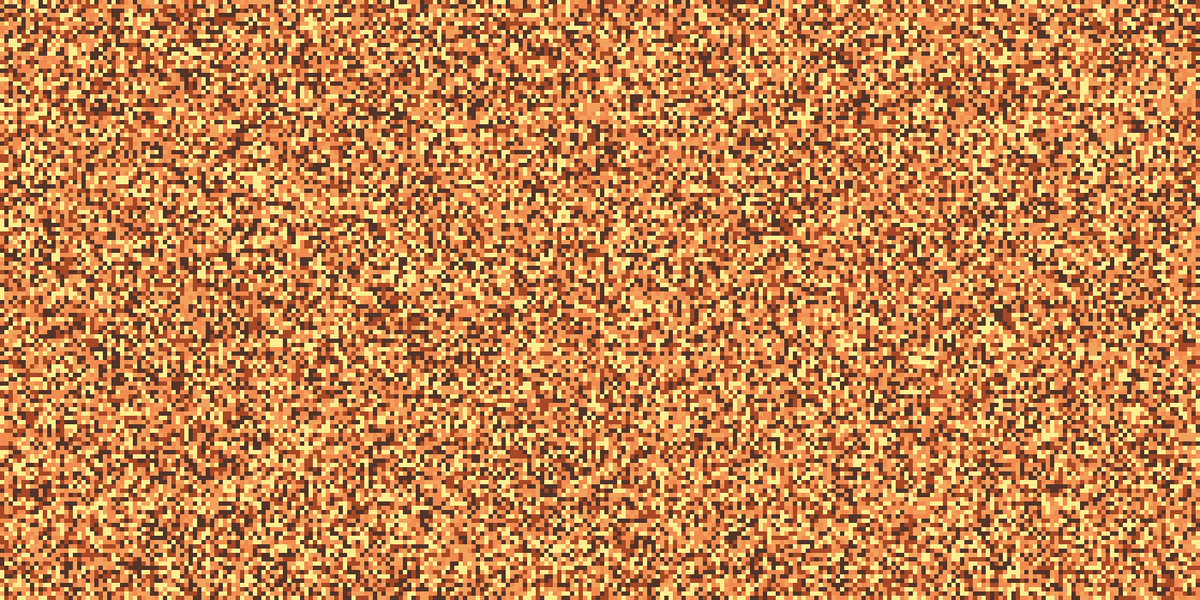
Frame 1 (no input)
Frame 60 (the mouse pressed at the canvas centre just before this capture): identical to frame 1, image omitted
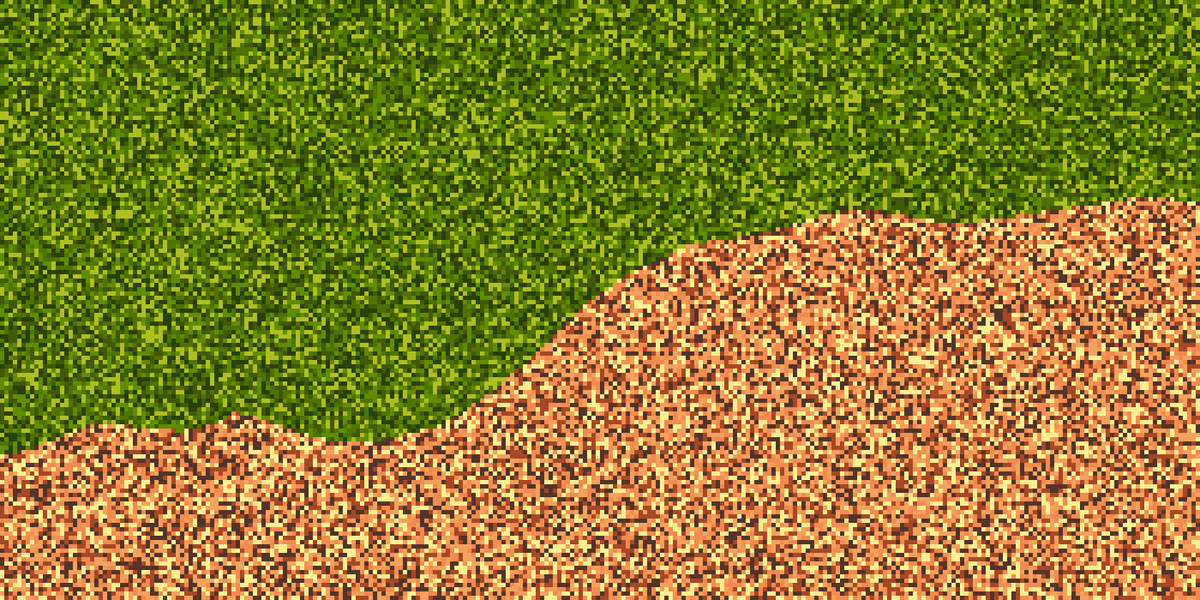
Frame 120 (the mouse held since frame 60 and released just before this capture)

The Processing sketch that drew these frames (run headless with seeded random() and noise(); from frame 60 on, the mouse is pressed at the canvas centre):

// Processing sketch: processing_109754
// ── processing_109754.pde

color[][] palette3 = {
  { #02738C, #1F3C57, #142426, #9CD97E, #024059 },
  { #3BA7BF, #427283, #4F5951, #52751A, #025949 },
  { #3390A5, #F5D6B8, #8C8579, #22470B, #02734A },
  { #3BB2BF, #C0997F, #F2EADF, #171C04 , #038C4C},
  { #D7EFF2, #90372B, #BFB3A8, #382507 , #F29C50} };

  color[][] palette2 = {          //
  { #0E2827, #235466, #0E2827, #142426, #90372B },
  { #142D31, #3F85A1, #142D31, #4F5951, #364742 },
  { #385245, #619FB8, #385245, #8C8579, #8C6D46 },
  { #4E7352, #89D0E0, #4E7352, #F2EADF, #F0AD44},
  { #739270, #F2F2F2, #739270, #BFB3A8, #F0AD44} };
  
    color[][] palette = {
  { #02738C, #294008, #142426, #E8D504, #FCEF91 },
  { #3BA7BF, #618C03, #4F5951, #FAFF79, #F2A25C },
  { #3390A5, #4F7302, #8C8579, #FFD928, #F28B50 },
  { #3BB2BF, #405908, #F2EADF, #E8AF14 , #A64826},
  { #D7EFF2, #ADBF21, #BFB3A8, #FFCA6C , #523429} };


int s = 5 ;
int d = 6 ;
int m = 1 ;


void setup() {
  size(1400, 700);
  noStroke();
  smooth();
  frameRate(10);

  //// Background Pixel Pallete /////////////////////////////

  for (int x=0 ; x < width ; x += s) {
    for (int y=0 ; y < height ; y += s) {
      fill(palette[int(random(palette.length))][4]);
      rect(x, y, s, s);
    }
  }
  ///////////////////////////////////////////////////////////
}

void drawRect(int n ) {  

  float d2 = mouseY*2 ; // d2 ==> Offset between RectWaves

  for (int j=0 ; j < n ; j++ ) {

    for (int i = 0; i<width; i+=s) {
      float noiseVAL = noise(i*0.001f, frameCount*0.009f)*d2;
      for (int y = 0 ; y < height ; y+=s ) {
        if ( y < int(noiseVAL) ) {
          fill( palette[int(random(palette.length))][m] );
          rect(i, y, s, s);
        }
      }
    }
  }
}


void draw() {

  drawRect(3);
}


void keyPressed() {

  if (key=='s') {
    save("alless.jpg") ;
    println("Image Saved !");
  }
  if (key=='5') {
    m = 0;
    println("palette 0!");
  }

  if (key=='1') {
    m = 1;
    println("palette 1!");
  }

  if (key=='2') {
    m = 2;
    println("palette 2!");
  }

  if (key=='3') {
    m = 3;
    println("palette 3!");
  }
    
      if (key=='4') {
    m = 4;
    println("palette 3!");  
  }
        if (key=='q') {
    palette = palette2;
    println("palette 5!");  
  }
          if (key=='w') {
    palette = palette3;
    println("palette 5!");  
  }
  
  
  
}
